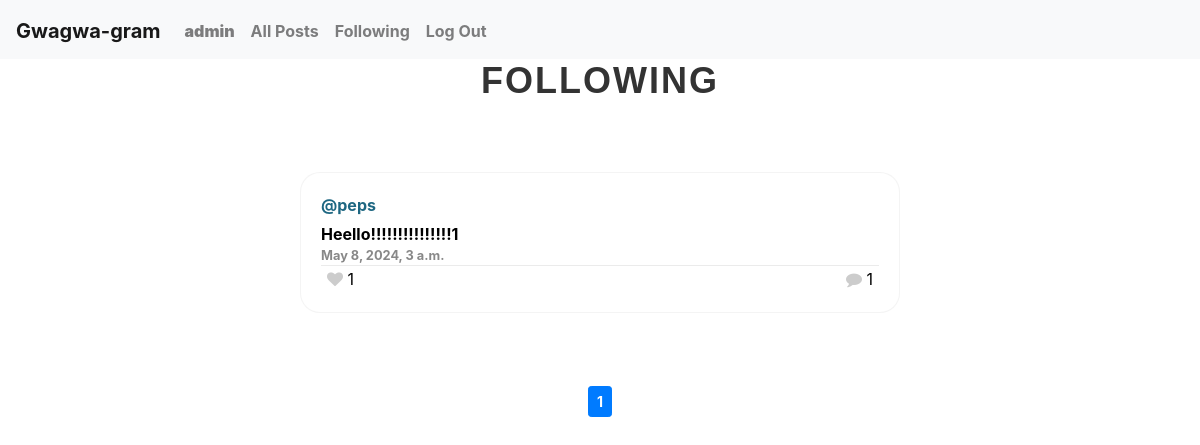
Page /following (signed in) on the earlier database version.
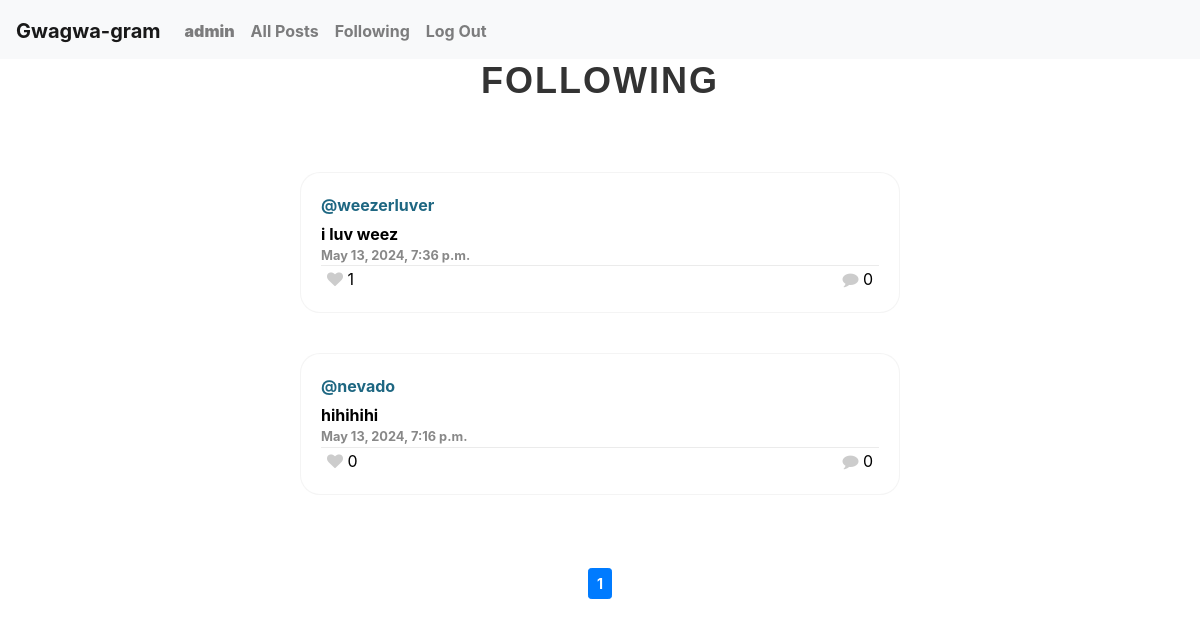
Same page on the later database version.
### network/models.py (models this page shows)
class Post(models.Model):
    user = models.ForeignKey(User, on_delete=models.CASCADE, null=True, blank=True, related_name="author_post")
    content = models.CharField(max_length=280)
    date = models.DateTimeField(auto_now_add=True)
    def __str__(self):
        return f"Post {self.id} made by {self.user} on {self.date.strftime('%d %b %Y %H:%M:%S')}"

class User(AbstractUser):
    pass

### network/views.py (the view)
# urls.py: path("following", views.following, name="following"),
@login_required
def following(request):
    followed_users = User.objects.filter(following__following=request.user)
    posts = Post.objects.filter(user__in=followed_users).order_by('-date')
    if posts.exists():
        page_obj = paginator(request, posts, 10)
        liked = set(Like.objects.filter(user=request.user).values_list('post_id', flat=True))
    else:
        posts = 0
        page_obj=0
        liked=0
    print(posts)
    return render(request, "network/following.html", {
        "posts": page_obj,
        "page_obj": page_obj,
        "liked": liked
    })

### network/views.py (called while the page is built)
def paginator(request, posts, number):
    p = Paginator(posts, number)
    page_num = request.GET.get('page')
    page_obj = p.get_page(page_num)
    return page_obj

### network/templates/network/following.html (shortened to what this page needs)
{% extends "network/layout.html" %}
{% load static %}
{% block body %}
    <h1>Following</h1>
    {% if posts == 0 %}
    <h2>No users followed</h2>
{% else %}
    {% include 'network/all-posts.html' %}
    {% include 'network/paginator.html' %}
{% endif %}
{% endblock %}

### network/templates/network/all-posts.html
<div id="all-posts" class="contenedor">
    {% for post in posts %}
        <div class="comment post display">
            <div class="author"><a href="{% url 'profile' post.user %}">@{{ post.user }}</a></div>
            <a href="{% url 'post' post.id %}" class="no-link">
            <div class="message">{{ post.content }}</div>
            <div class="timestamp">{{ post.date }}</div>
        </a>
            <div class="actions">
                <button class="like-button" id="boton-{{post.id}}" data-post="{{post.id}}" data-liked="{% if post.id in liked %}true{% else %}false{% endif %}">
                    {% if post.id in liked %}
                    {% if user.is_authenticated %}
                    <i class="fa fa-heart liked" id="icon-{{post.id}}"></i>
                    {% endif %}
                    {% else %}
                    <i class="fa fa-heart" id="icon-{{post.id}}"></i>
                    {% endif %}
                    <p id="contador-{{post.id}}">{{post.like_set.count}}</p>
                </button>
                <button class="comment-button" id="open-comment" onclick="window.location.href = '{% url 'post' post.id %}'">
                    <i class="fa fa-comment"></i> {{post.post_comment.count}}</button>
            </div>
        </div>
    {% endfor %}
</div>

Differences in the rows shown:
no longer on this page (row unchanged): Post: user "peps", content "Heello!!!!!!!!!!!!!!!1", date "May 8, 2024, 3 a.m.", like_set.count "1", post_comment.count "1"
added Post: user "weezerluver", content "i luv weez", date "May 13, 2024, 7:36 p.m.", like_set.count "1", post_comment.count "0"
added Post: user "nevado", content "hihihihi", date "May 13, 2024, 7:16 p.m.", like_set.count "0", post_comment.count "0"
